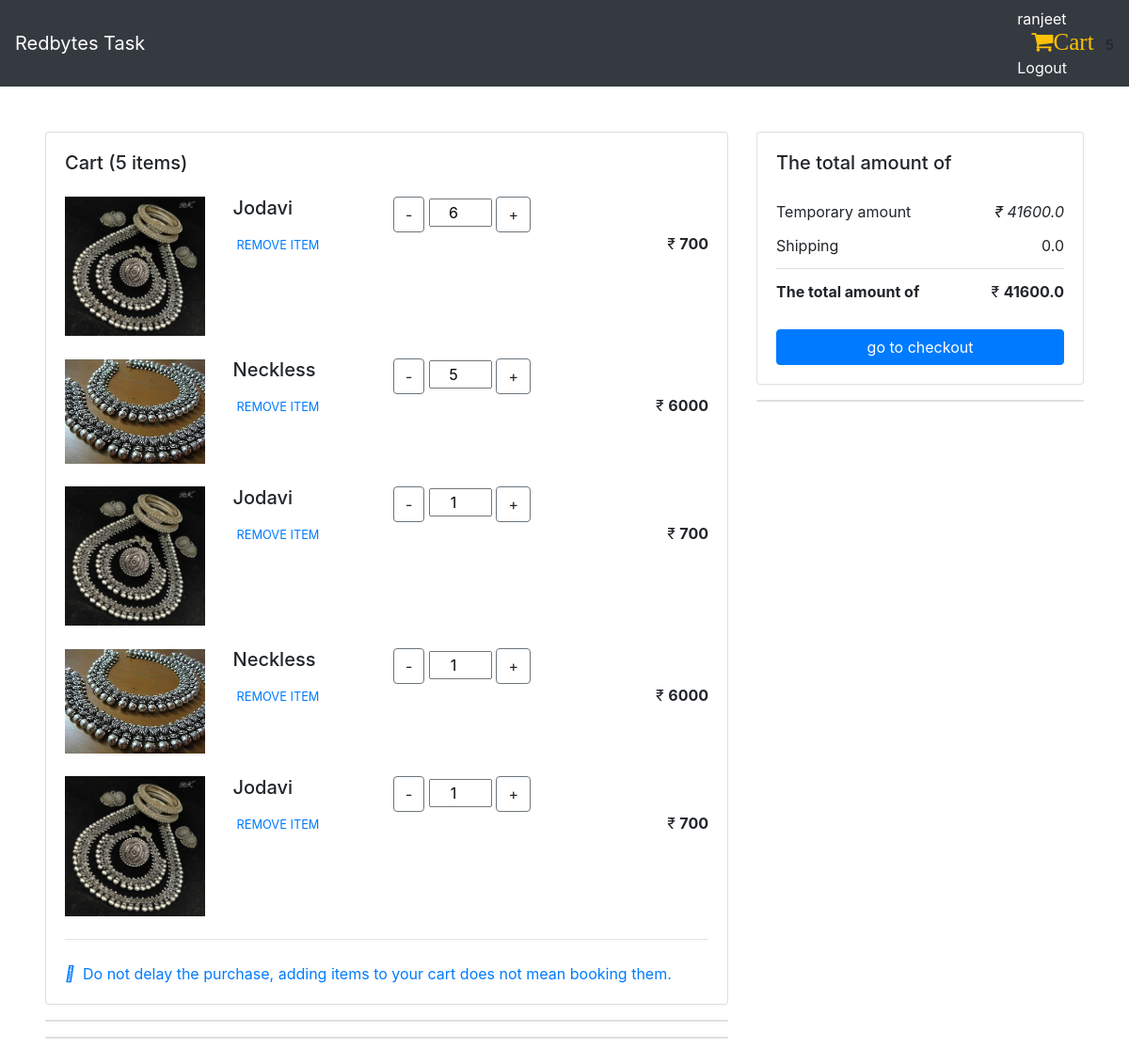
Screenshot of /cart (signed in) with the database file from the repository.
### test_app/models.py (models this page shows, shortened)
class User(AbstractUser):
    mobile = models.CharField(max_length=20, unique=True)
    USER_TYPE_CHOICES = (
        (1, 'vendor'),
        (2, 'user'),
    )
    role = models.PositiveSmallIntegerField(choices=USER_TYPE_CHOICES)

class Cart(models.Model):
    user=models.ForeignKey(User,on_delete=models.CASCADE)
    product=models.ForeignKey(AddProduct,on_delete=models.CASCADE)
    qty=models.PositiveIntegerField(default=1)
    class Meta:
        db_table = "Cart"

class AddProduct(models.Model):
    img = models.ImageField(upload_to='images/', null=True, blank=True)
    name = models.CharField(max_length=100, null=True)
    price = models.CharField(max_length=100, null=True)
    class Meta:
        db_table = "AddProduct"

### test_app/views.py (the view)
# urls.py: path('cart', views.cart, name='cart'),
def cart(request):
    context = {}
    if request.user.is_authenticated:
        u = request.user
        user = User.objects.get(username=u)
        context['cart'] = Cart.objects.filter(user=user)
        amount = 0.0
        Shipping_Amount = 0.0
        total_amount = 0.0
        cart_product = [p for p in Cart.objects.all() if p.user == user]
        if cart_product:
            for i in cart_product:
                tempamount = i.qty * float(i.product.price)
                amount += tempamount
                total_amount = Shipping_Amount + amount
            context['amount'] = amount
            context['total_amount'] = total_amount
            return render(request, 'user/cart.html', context)
    return redirect('login')

### template/user/cart.html (shortened to what this page needs)
{% extends "user/dashboard.html"%}
{% load static %}
{% block body %}
<section class="p-5">
  <div class="row">
    <div class="col-lg-8">
      <div class="card wish-list mb-3">
        <div class="card-body">
          <h5 class="mb-4">Cart (<span>{{ cart.count}}</span> items)</h5>
{% for i in cart%}
          <div class="row mb-4">
            <div class="col-md-5 col-lg-3 col-xl-3">
              <div class="view zoom overlay z-depth-1 rounded mb-3 mb-md-0">
               <img class="img-fluid w-100"
                  src="{{i.product.img.url}}" alt="Sample">
              </div>
            </div>
            <div class="col-md-7 col-lg-9 col-xl-9">
              <div>
                <div class="d-flex justify-content-between">
                  <div>
                    <h5>{{i.product.name}}</h5>
                  </div>
                  <div>
                    <div class="def-number-input number-input safari_only mb-0 w-100">
                      <button onclick="this.parentNode.querySelector('input[type=number]').stepDown();"
                        class="minus btn border-secondary " pid="{{i.product.id}}" >-</button>
                      <input class="quantity text-center" style="width:20%" min="1" name="quantity" value="{{i.qty}}" type="number" readonly>
                      <button onclick="this.parentNode.querySelector('input[type=number]').stepUp()"
                        class="plus btn border-secondary" pid="{{i.product.id}}">+</button>
                    </div>
                  </div>
                </div>
                <div class="d-flex justify-content-between align-items-center">
                  <div>
                    <a  type="button" class="card-link-secondary small text-uppercase mr-3 remove_item" pid="{{i.product.id}}"> Remove item </a>
                  </div>
                  <p class="mb-0"><span>&#8377 <strong> {{i.product.price}}</strong></span></p>
                </div>
              </div>
            </div>
          </div>
            {% endfor %}
          <hr class="mb-4">
          <p class="text-primary mb-0"><i class="fas fa-info-circle mr-1"></i> Do not delay the purchase, adding
            items to your cart does not mean booking them.</p>
        </div>
      </div>
      <div class="card mb-3">
      </div>
      <div class="card mb-3">
      </div>
    </div>
    <div class="col-lg-4">
      <div class="card mb-3">
        <div class="card-body">
          <h5 class="mb-3">The total amount of</h5>
          <ul class="list-group list-group-flush">
            <li class="list-group-item d-flex justify-content-between align-items-center border-0 px-0 pb-0">
              Temporary amount
             <i>&#8377 <span id="amount">{{amount}}</span></i>
            </li>
            <li class="list-group-item d-flex justify-content-between align-items-center px-0">
              Shipping
              <span>0.0</span>
            </li>
            <li class="list-group-item d-flex justify-content-between align-items-center border-0 px-0 mb-3">
              <div>
                <strong>The total amount of</strong>
              </div>
              <span>&#8377 <strong id="total_amt"> {{total_amount}}</strong></span>
            </li>
          </ul>
          <button type="button" class="btn btn-primary btn-block waves-effect waves-light">go to checkout</button>
        </div>
      </div>
      <div class="card mb-3">
      </div>
    </div>
  </div>
</section>
{% endblock %}

### template/user/dashboard.html (shortened to what this page needs)
<!DOCTYPE html>
{% load static %}
<html lang="en">
<head>
  <link rel="stylesheet" href="https://maxcdn.bootstrapcdn.com/bootstrap/4.5.2/css/bootstrap.min.css">
    <link href="https://stackpath.bootstrapcdn.com/font-awesome/4.7.0/css/font-awesome.min.css"
 rel="stylesheet">
    <link rel="stylesheet" href="https://cdnjs.cloudflare.com/ajax/libs/font-awesome/4.7.0/css/font-awesome.min.css">
    <link rel="stylesheet" href="//code.jquery.com/ui/1.12.1/themes/base/jquery-ui.css">
</head>
<body>
{% block nav %}
<body>
<nav class="navbar  bg-dark">
    <div class="navbar-header">
      <a style="color:white" class="navbar-brand" href="#">Redbytes Task</a>
    </div>
    <ul class="nav navbar-nav navbar-right">
         {% if request.user.is_authenticated %}
      <li style="color:white"><a > {{ request.user }}</a></li>
        <li style="padding-left:15px;">
                    <a href="{% url 'cart' %}" >
                        <i class="fa fa-shopping-cart mr-2" style="font-size:25px;color:#ffc107;">Cart
                        </i>
                    <a  id="c_total" style=" font-size:15px;">{{cart.count}}
                    </a>
                        </a>
                </li>
        <li ><a style="color:white" href="/logout">Logout</a></li>
        {% else %}
      <li style="color:white"><a href="/register"><span class="glyphicon glyphicon-user"></span> Sign Up</a></li>
      <li style="color:white"><a href="/login"><span class="glyphicon glyphicon-log-in"></span> Login</a></li>
        {% endif %}
    </ul>
</nav>
{% endblock %}
{% block body %}
    {% load static %}
{% endblock %}
</body>
</html>

### rows the page displays
User: user "ranjeet"
Cart: product.img (picture), product.name "Jodavi", quantity "6", product.price "700"
Cart: product.img (picture), product.name "Neckless", quantity "5", product.price "6000"
Cart: product.img (picture), product.name "Jodavi", quantity "1", product.price "700"
Cart: product.img (picture), product.name "Neckless", quantity "1", product.price "6000"
Cart: product.img (picture), product.name "Jodavi", quantity "1", product.price "700"

### other values shown
{{ cart.count }} "5"
{{ amount }} "41600.0"
{{ total_amount }} "41600.0"
